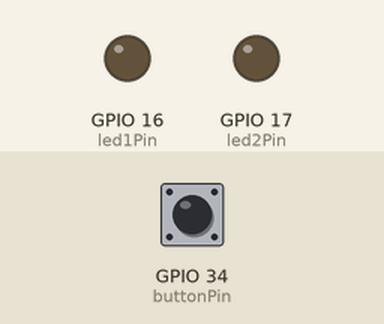
Bench run of a sketch on a simulated ESP32. Parts: output pins drawn as LEDs (lit = HIGH). The test bench sets the inputs (shaded band); at power-on: GPIO 34 (buttonPin) HIGH.

Above: at 1.2 s.
1.3 s: GPIO 34 (buttonPin) pulled LOW for 0.15 s
At 2.7 s:
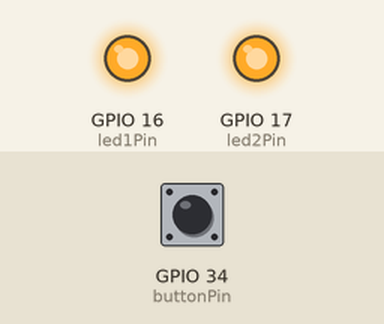
4.4 s: GPIO 34 (buttonPin) pulled LOW for 1 s
At 7.0 s:
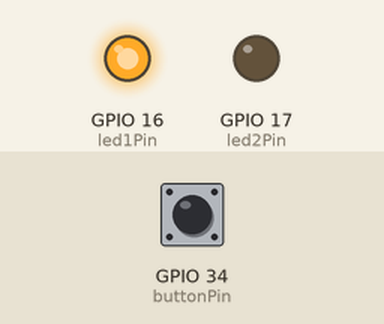
8.4 s: GPIO 34 (buttonPin) pulled LOW for 3.2 s
At 8.8 s:
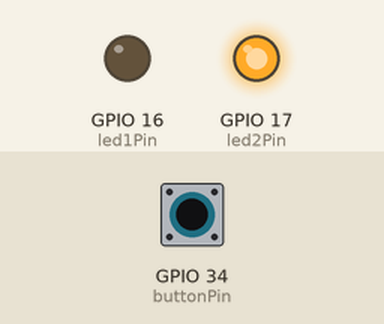
Timing chart, 0 to 20.6 s (numbered marks = the images above; inputs shaded):
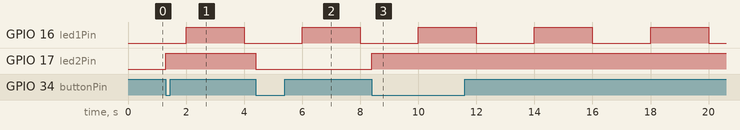

The sketch:

01_Multitasking_Deep_Sleep.ino
```cpp
// set pin numbers
const int buttonPin = 34;  // the push button pin
const int led1Pin = 16;    // the LED1 pin
const int led2Pin = 17;    // the LED2 pin

int led1State = LOW;
int led2State = LOW;
unsigned long previousMillis = 0;
const long interval = 2000; // 2 second

void toggle() {
  led2State = !led2State;
  digitalWrite(led2Pin, led2State);
}

void setup() {
  pinMode(buttonPin, INPUT);
  pinMode(led1Pin, OUTPUT);
  pinMode(led2Pin, OUTPUT);
  attachInterrupt(digitalPinToInterrupt(buttonPin), toggle, FALLING);
}

void loop() {
  unsigned long currentMillis = millis();
  if (currentMillis - previousMillis >= interval) {
    previousMillis = currentMillis;
    led1State = !led1State;
    digitalWrite(led1Pin, led1State);
  }
}
```

Measured:
- after the input at 1.3 s, GPIO 17 (led2Pin): LOW → HIGH at once
- after the input at 4.4 s, GPIO 17 (led2Pin): HIGH → LOW at once
- after the input at 8.4 s, GPIO 17 (led2Pin): LOW → HIGH at once
- by itself, GPIO 16 (led1Pin): alternates HIGH for 2.0 s and LOW for 2.0 s
